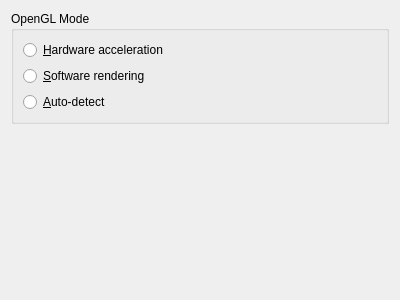
<?xml version="1.0" encoding="UTF-8"?>
<ui version="4.0">
 <class>Madde::Internal::MaemoQemuSettingsWidget</class>
 <widget class="QWidget" name="Madde::Internal::MaemoQemuSettingsWidget">
  <property name="geometry">
   <rect>
    <x>0</x>
    <y>0</y>
    <width>400</width>
    <height>300</height>
   </rect>
  </property>
  <property name="windowTitle">
   <string>Form</string>
  </property>
  <layout class="QVBoxLayout" name="verticalLayout_2">
   <item>
    <widget class="QGroupBox" name="groupBox">
     <property name="title">
      <string>OpenGL Mode</string>
     </property>
     <layout class="QVBoxLayout" name="verticalLayout">
      <item>
       <widget class="QRadioButton" name="hardwareAccelerationButton">
        <property name="text">
         <string>&amp;Hardware acceleration</string>
        </property>
       </widget>
      </item>
      <item>
       <widget class="QRadioButton" name="softwareRenderingButton">
        <property name="text">
         <string>&amp;Software rendering</string>
        </property>
       </widget>
      </item>
      <item>
       <widget class="QRadioButton" name="autoDetectButton">
        <property name="text">
         <string>&amp;Auto-detect</string>
        </property>
       </widget>
      </item>
     </layout>
    </widget>
   </item>
   <item>
    <spacer name="verticalSpacer">
     <property name="orientation">
      <enum>Qt::Vertical</enum>
     </property>
     <property name="sizeHint" stdset="0">
      <size>
       <width>20</width>
       <height>40</height>
      </size>
     </property>
    </spacer>
   </item>
  </layout>
 </widget>
 <resources/>
 <connections/>
</ui>
